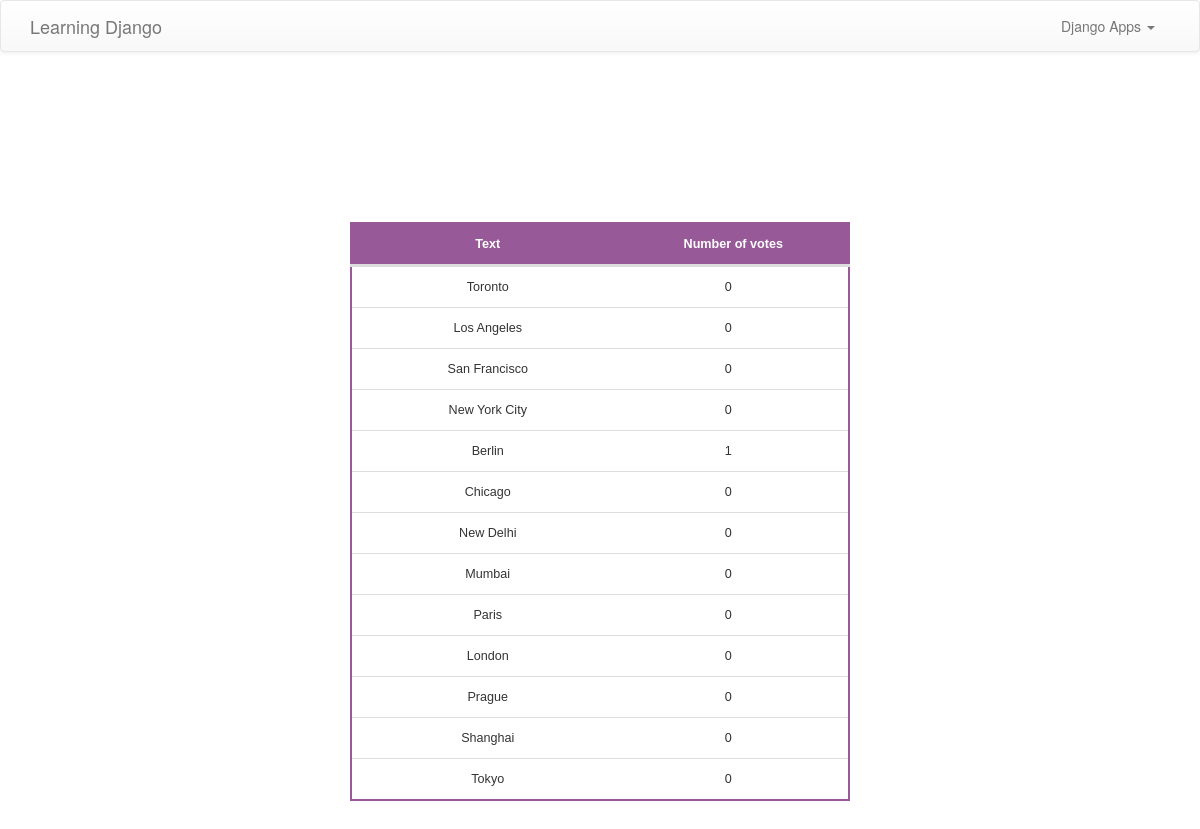
Page /polls/7/results/ on the earlier database version.
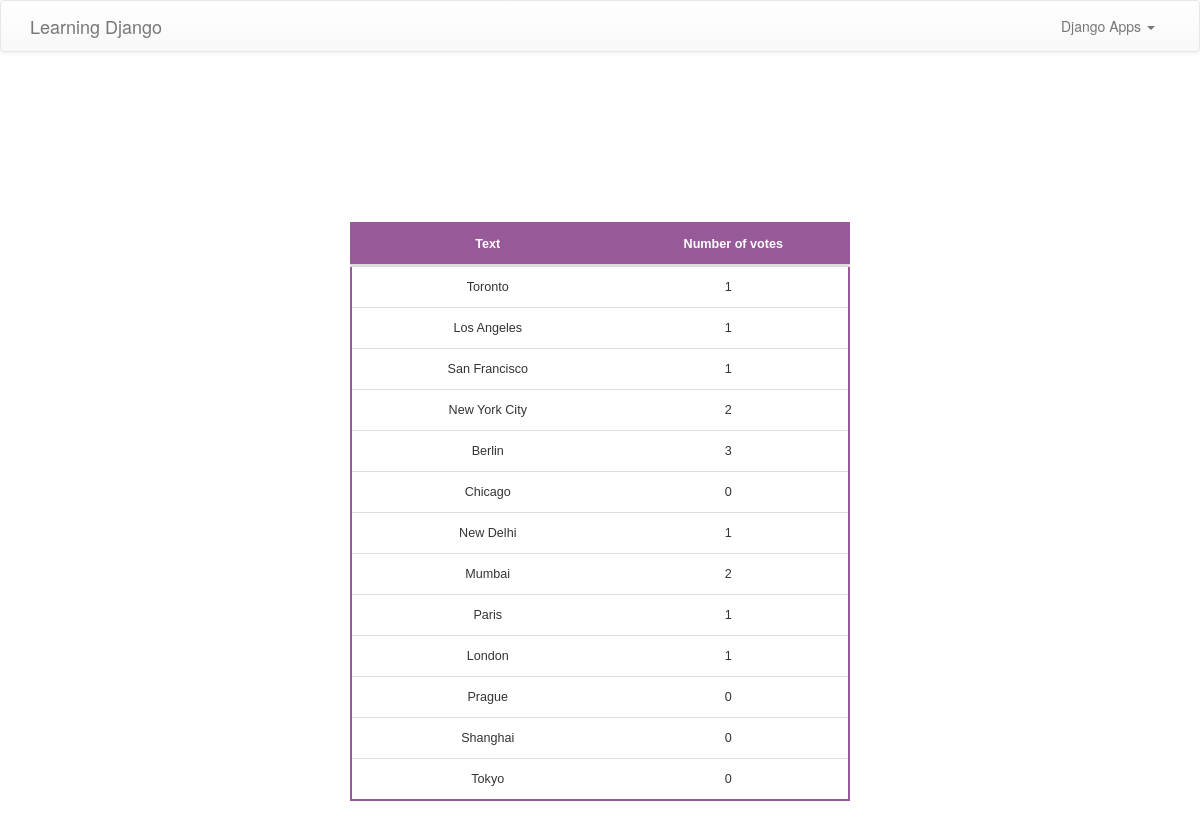
Same page on the later database version.
### polls/models.py (models this page shows, shortened)
@python_2_unicode_compatible
class Choice(models.Model):
	question = models.ForeignKey(Question, on_delete=models.CASCADE)
	choice_text = models.CharField(max_length=200)
	votes = models.IntegerField(default=0)

### polls/views.py (the view)
# urls.py: url(r'^(?P<question_id>[0-9]+)/results/$', views.results, name='results'),
def results(request, question_id):
    question = get_object_or_404(Question, pk=question_id)
    return render(request, 'polls/results.html', {'question': question})

### polls/templates/polls/results.html
{% extends 'polls/base.html' %}
{% block content %}
	<div class="container">
		<div class="row">
			<table>
	        <thead>
	            <tr>
	                <th style="text-align: center">Text</th>
	                <th style="text-align: center">Number of votes</th>
	            </tr>
	        </thead>
	        <tbody>
	            {% for choice in question.choice_set.all %}
	                <tr>
	                    <td>{{ choice.choice_text }}</td>
	                    <td style="text-align: center">{{ choice.votes }}</td>
	                </tr>
	            {% endfor %}
	        </tbody>
	    	</table>
	    </div>
	</div>
{% endblock content %}

Differences in the rows shown:
changed Choice "Toronto": votes "0" → "1"
changed Choice "Los Angeles": votes "0" → "1"
changed Choice "San Francisco": votes "0" → "1"
changed Choice "New York City": votes "0" → "2"
changed Choice "Berlin": votes "1" → "3"
changed Choice "New Delhi": votes "0" → "1"
changed Choice "Mumbai": votes "0" → "2"
changed Choice "Paris": votes "0" → "1"
changed Choice "London": votes "0" → "1"
